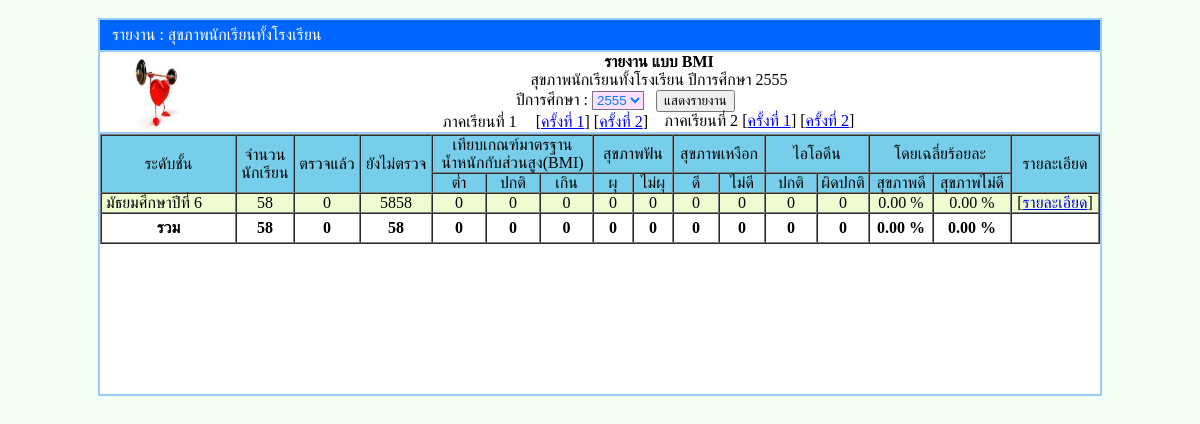
Screenshot of /smss/modules/health/report_all.php with the database file from the repository.
### tables this page shows
CREATE TABLE `health_base` (
  `base_id` int(5) NOT NULL auto_increment,
  `study_year` int(5) NOT NULL,
  `term` int(3) NOT NULL,
  `status` int(2) NOT NULL,
  PRIMARY KEY  (`base_id`)
);

CREATE TABLE `student_main_class` (
  `id` int(11) NOT NULL auto_increment,
  `class_code` tinyint(4) NOT NULL,
  `class_name` varchar(150) NOT NULL,
  PRIMARY KEY  (`id`),
  UNIQUE KEY `class_code` (`class_code`)
);

### smss/modules/health/report_all.php (the view, shortened to what the rows shown need)
<?php
 include "./modules/health/tab.php";
						 $check_room_sdT = 0;
						 $checkslwT = 0;
						 $total_nocheckT = 0;
						 $sum_lowT = 0;
						 $sum_norT = 0;
						 $sum_overT = 0;
						 $sum_gum_goodT = 0;
						 $sum_gum_noT = 0;
						 $sum_tooth_goodT = 0;
						 $sum_tooth_noT = 0;
						 $sum_iodine_goodT = 0;
						 $sum_iodine_noT = 0;
						 $sum_percen_goodT = 0;
						 $sum_percen_noT = 0;
						 $tosT = 0;
						 $tos = 0;
						$total_sum_low = 0;
						$total_sum_gum_good = 0;
						$total_sum_iodine_good = 0;
						$total_sum_gum_no = 0;
						$total_sum_iodine_no = 0;
						$total_sum_tooth_good = 0;
						$sum_percen_no = 0;
						$sum_percen_good = 0;
						$sumtotal = 0;
						$sumtotal_no = 0;
						$total_sum_tooth_no = 0;
						$total_sum_nor = 0;
						$total_sum_over = 0;
						$gum_good = 0;
				$sqlbs="SELECT * FROM health_base   WHERE status='1'";
				$resultbs=mysql_query($sqlbs);
				$rowbs=mysql_fetch_array($resultbs);
				if(isset($_REQUEST['year_in'])){
					$year_in=$_REQUEST['year_in'];
					$year_bs = $year_in;
					$ck="";
					$tm="";
				}else{
					$year_bs=$rowbs['study_year'];
					$ck="";
					$tm="";
					}
		if(isset($_REQUEST['ck']) && isset($_REQUEST['tm'])){
			$ck=$_REQUEST['ck'];
			$tm=$_REQUEST['tm'];
		}else{
				$ck="1";
				$tm="1";
		}
	?>
<head>
<link rel='stylesheet' href='modules/health/config_color.css'>
</head>
<body topmargin="0" bgcolor="#F4FFF4">
<br>
<table width="1000" border="1" align="center" cellpadding="0" cellspacing="0" bordercolor="#99CCFF" bgcolor="#FFFFFF">
  <tr>
    <td>
	<table width="1000" border="0" cellspacing="0" cellpadding="0">
      <tr>
        <td width="118" rowspan="3" align="center" valign="middle"><img src='modules/health/iconH/logospt.jpg' width='80' height='80' border='0'></td>
        <td colspan="2" align="center"><strong>รายงาน แบบ BMI</strong><br>
        สุขภาพนักเรียนทั้งโรงเรียน ปีการศึกษา
          <?php echo $year_bs;?></td>
        </tr>
         <form name="form1" action="?option=health&&task=report_all" method="post" enctype="multipart/form-data">
      <tr>
        <td align="right">ปีการศึกษา :
        <select name="year_in" class="colortext">
        <?php
			  if($year_bs !=""){
				  echo"<option value='$year_bs'>$year_bs</option>";
				  }
		?>
        </select>
        &nbsp;&nbsp;</td>
      </tr>
      </form>
    </table></td>
  </tr>
  <tr>
    <td height="260"  valign="top">
	<table width="1000" border="1" align="center" cellpadding="0" cellspacing="0">
      <?php
					$sqlCK="SELECT* FROM student_main_class";
					$resultCK=mysql_query($sqlCK);
					$bg="";
				while($recordCK=mysql_fetch_array($resultCK))
					{
				$class_code=$recordCK['class_code'];
				$class_name=$recordCK['class_name'];
				$c1="#DDF4F9";
			 	$c2="#EEFCCF";
				if($bg==$c1){
				$bg=$c2;
				}else{
				$bg=$c1;
				}
				?>
				<?php
      			 	$sqlSM="SELECT DISTINCT room FROM student_main  WHERE class_now='$class_code'";
						$resultSM=mysql_query($sqlSM);
						$check_room_SM=mysql_num_rows($resultSM);
						if($check_room_SM!=0 && $check_room_SM!=1){
						$lp=0;
						while($recordSM=mysql_fetch_array($resultSM))
					{
					$room=$recordSM['room'];
					 	$sqlsd="SELECT  * FROM student_main  WHERE class_now='$class_code'AND room='$room' AND status='0'";
						$resultsd=mysql_query($sqlsd);
						$check_room_sd=mysql_num_rows($resultsd);
        $sqlslw="SELECT* FROM health_checking WHERE room='$recordSM[room]'&&class_now='$class_code'&&year_std='$year_bs'&&number_check='$ck'&&term_std='$tm'";
		  		$resultslw=mysql_query($sqlslw);
				$checkslw=mysql_num_rows($resultslw);
						$sum_low=0;
						$sum_nor=0;
						$sum_over=0;
						$sum_gum_good=0;
						$sum_gum_no=0;
						$sum_tooth_good=0;
						$sum_tooth_no=0;
						$sum_iodine_good=0;
						$sum_iodine_no=0;
				 $slw=1;
					while($recordslw=mysql_fetch_array($resultslw))
	{
				$weight=$recordslw['weight'];
				$tall=$recordslw['tall'];
					if($weight!=""||$tall!=""){
						$tall_mes=($tall/100);
						$sum_tall=($tall_mes*$tall_mes);
						$total=$weight/$sum_tall;
							$total_con =	number_format($total,2);
							  if($total_con < 18.50){
								  $action_show="ผอม";
								  $sum_low=$sum_low+1;
								  $total_sum_low=$total_sum_low+$sum_low;
							  }else if($total_con >= 18.50 && $total_con <= 22.99){
								  $action_show="ปกติ";
								    $sum_nor=$sum_nor+1;
									$total_sum_nor=$total_sum_nor+$sum_nor;
							  }else if($total_con > 22.99){
								  $action_show="น้ำหนักเกิน เป็นต้นไป";
								    $sum_over=$sum_over+1;
									$total_sum_over=$total_sum_over+$sum_over;
							  }else{ $action_show=""; }
						}else{$action_show="-";}
					if($recordslw['gum']!=""){
						if($recordslw['gum']=="ไม่มี"){
					$sum_gum_good=$sum_gum_good+1;
					$total_sum_gum_good=$total_sum_gum_good+$sum_gum_good;
					}else{
					$sum_gum_no=$sum_gum_no+1;
					$total_sum_gum_no=$total_sum_gum_no+$sum_gum_no;
							}
					}
						if($recordslw['tooth']!=""){
						if($recordslw['tooth']=="ไม่ผุ"){
					$sum_tooth_good=$sum_tooth_good+1;
					$total_sum_tooth_good=$total_sum_tooth_good+$sum_tooth_good;
					}else{
					$sum_tooth_no=$sum_tooth_no+1;
					$total_sum_tooth_no=$total_sum_tooth_no+$sum_tooth_no;
							}
					}
						if($recordslw['iodine']!=""){
						if($recordslw['iodine']=="ปกติ"){
					$sum_iodine_good=$sum_iodine_good+1;
					$total_sum_iodine_good=$total_sum_iodine_good+$sum_iodine_good;
					}else{
					$sum_iodine_no=$sum_iodine_no+1;
					$total_sum_iodine_no=$total_sum_iodine_no+$sum_iodine_no;
							}
					}
						$slw++;
						$t_low=(($sum_low*100)/$checkslw);
						$t_over=(($sum_over*100)/$checkslw);
						$t_gum=(($sum_gum_no*100)/$checkslw);
						$t_tooth=(($sum_tooth_no*100)/$checkslw);
						$t_iodine=(($sum_iodine_no*100)/$checkslw);
						$tno_nor=(($sum_nor*100)/$checkslw);
						$tno_gum=(($gum_good*100)/$checkslw);
						$tno_tooth=(($sum_tooth_good*100)/$checkslw);
						$tno_iodine=(($sum_iodine_good*100)/$checkslw);
						$sum_percen_no=(($t_low+$t_over+$t_gum+$t_tooth+$t_iodine)*$checkslw*4)/100;
						$sum_percen_good=(($tno_nor+$tno_gum+$tno_tooth+$tno_iodine)*$checkslw*4)/100;
						$tos=$sum_percen_no+$sum_percen_good;
						$sumtotal=($sum_percen_good*100)/$tos;
						$sumtotal_no=($sum_percen_no*100)/$tos;
			}
		?>
      <tr bgcolor="<?php echo $bg;?>" onMouseOver="this.className='menu-over'" onMouseOut="this.className='menu'" class="menu">
        <td  align="left" valign="middle">
        <?php if($recordSM['room']==0 || $recordSM['room']=="") {?>
        <?php echo"$t1$class_name";  }else{?>
          <?php echo"$t1$class_name/".$recordSM['room'];  }?>        </td>
        <td align="center" valign="middle"><?php echo $check_room_sd;?></td>
        <td align="center" valign="middle"><?php echo $checkslw;?></td>
        <td align="center" valign="middle"><?php  $total_nocheck=$check_room_sd - $checkslw; echo"$total_nocheck";?></td>
        <td align="center" valign="middle"><?php echo $sum_low;?></td>
        <td align="center" valign="middle"><?php echo $sum_nor;?></td>
        <td align="center" valign="middle"><?php echo $sum_over;?></td>
        <td align="center" valign="middle"><?php echo $sum_tooth_no;?></td>
        <td align="center" valign="middle"><?php echo $sum_tooth_good;?></td>
        <td align="center" valign="middle"><?php echo $sum_gum_good;?></td>
        <td align="center" valign="middle"><?php echo $sum_gum_no;?></td>
        <td align="center" valign="middle"><?php echo $sum_iodine_good;?></td>
        <td align="center" valign="middle"><?php echo $sum_iodine_no;?></td>
        <td align="center" valign="middle"><?php echo number_format($sumtotal,2,'.',',');?> %</td>
        <td align="center" valign="middle"><?php echo number_format($sumtotal_no,2,'.',',');?> %</td>
        <td align="center" valign="middle">[<a href="?option=health&task=report_all_type_room&class_code=<?php echo $class_code;?>&room=<?php echo $room;?>&year_in=<?php echo $year_bs;?>&ck=<?php echo $ck;?>&tm=<?php echo $tm;?>">รายละเอียด</a>]</td>
		</tr>
             <?php
			 			 $check_room_sdT = $check_room_sdT + $check_room_sd;
						 $checkslwT = $checkslwT + $checkslw;
						 $total_nocheckT = $total_nocheckT + $total_nocheck;
			 			$sum_lowT = $sum_lowT + $sum_low;
						$sum_norT = $sum_norT + $sum_nor;
						$sum_overT = $sum_overT + $sum_over;
						$sum_gum_goodT = $sum_gum_goodT + $sum_gum_good;
						$sum_gum_noT = $sum_gum_noT + $sum_gum_no;
						$sum_tooth_goodT = $sum_tooth_goodT + $sum_tooth_good;
						$sum_tooth_noT = $sum_tooth_noT + $sum_tooth_no;
						$sum_iodine_goodT = $sum_iodine_goodT + $sum_iodine_good;
						$sum_iodine_noT = $sum_iodine_noT + $sum_iodine_no;
						$sum_percen_goodT = $sum_percen_goodT + $sum_percen_good;
						$sum_percen_noT = $sum_percen_noT + $sum_percen_no;
						$tosT = $tosT + $tos;
			 			$sum_low=0;
						$sum_nor=0;
						$sum_over=0;
						$sum_gum_good=0;
						$sum_gum_no=0;
						$sum_tooth_good=0;
						$sum_tooth_no=0;
						$sum_iodine_good=0;
						$sum_iodine_no=0;
						$sumtotal=0;
						$sumtotal_no=0;
						$t_low=0;
						$t_over=0;
						$t_gum=0;
						$t_tooth=0;
						$t_iodine=0;
						$tno_nor=0;
						$tno_gum=0;
						$tno_tooth=0;
						$tno_iodine=0;
			 	$lp++;
			 }
						}else{
						while($recordSM=mysql_fetch_array($resultSM))
					{
					 	$sqlsd2="SELECT  * FROM student_main  WHERE class_now='$class_code'  AND status='0'";
						$resultsd2=mysql_query($sqlsd2);
						$check_room_sd2=mysql_num_rows($resultsd2);
                         ?>
                           <?php
      			$sqlslw2="SELECT* FROM health_checking WHERE class_now='$class_code'&&year_std='$year_bs'&&number_check='$ck'&&term_std='$tm'";
		  		$resultslw2=mysql_query($sqlslw2);
				$checkslw2=mysql_num_rows($resultslw2);
						$sum_low=0;
						$sum_nor=0;
						$sum_over=0;
						$sum_gum_good=0;
						$sum_gum_no=0;
						$sum_tooth_good=0;
						$sum_tooth_no=0;
						$sum_iodine_good=0;
						$sum_iodine_no=0;
		?>
      <tr bgcolor="<?php echo $bg;?>"  onmouseover="this.className='menu-over'" onMouseOut="this.className='menu'" class="menu">
        <td  align="left" valign="middle">
          <?php echo"$t1$class_name";  ?>        </td>
        <td align="center" valign="middle"><?php echo $check_room_sd2;?></td>
        <td align="center" valign="middle"><?php echo $checkslw2;?></td>
        <td align="center" valign="middle"><?php echo $total_nocheck=$check_room_sd2-$checkslw2; echo"$total_nocheck";?></td>
        <td align="center" valign="middle"><?php echo $sum_low;?></td>
        <td align="center" valign="middle"><?php echo $sum_nor;?></td>
        <td align="center" valign="middle"><?php echo $sum_over;?></td>
        <td align="center" valign="middle"><?php echo $sum_tooth_no;?></td>
        <td align="center" valign="middle"><?php echo $sum_tooth_good;?></td>
        <td align="center" valign="middle"><?php echo $sum_gum_good;?></td>
        <td align="center" valign="middle"><?php echo $sum_gum_no;?></td>
        <td align="center" valign="middle"><?php echo $sum_iodine_good;?></td>
        <td align="center" valign="middle"><?php echo $sum_iodine_no;?></td>
        <td align="center" valign="middle"><?php echo number_format($sumtotal,2,'.',',');?> %</td>
        <td align="center" valign="middle"><?php echo number_format($sumtotal_no,2,'.',',');?> %</td>
        <td align="center" valign="middle">[<a href="?option=health&task=report_all_type_room&class_code=<?php echo $class_code;?>&year_in=<?php echo $year_bs;?>&ck=<?php echo $ck;?>&tm=<?php echo $tm;?>">รายละเอียด</a>]</td>
		</tr>
             <?php
						 $check_room_sdT = $check_room_sdT + $check_room_sd2;
						 $checkslwT = $checkslwT + $checkslw2;
						 $total_nocheckT = $total_nocheckT + $total_nocheck;
			 			$sum_lowT = $sum_lowT + $sum_low;
						$sum_norT = $sum_norT + $sum_nor;
						$sum_overT = $sum_overT + $sum_over;
						$sum_gum_goodT = $sum_gum_goodT + $sum_gum_good;
						$sum_gum_noT = $sum_gum_noT + $sum_gum_no;
						$sum_tooth_goodT = $sum_tooth_goodT + $sum_tooth_good;
						$sum_tooth_noT = $sum_tooth_noT + $sum_tooth_no;
						$sum_iodine_goodT = $sum_iodine_goodT + $sum_iodine_good;
						$sum_iodine_noT = $sum_iodine_noT + $sum_iodine_no;
						$sum_percen_goodT = $sum_percen_goodT + $sum_percen_good;
						$sum_percen_noT = $sum_percen_noT + $sum_percen_no;
						$tosT = $tosT + $tos;
						$sumtotal=0;
						$sumtotal_no=0;
			 }
								}
					}
		 				?>
    </table>
   	</td>
  </tr>
</table>
</body>
</html>

### rows the page displays
health_base: study_year "2555", year_in "2555"
student_main_class: class_name "มัธยมศึกษาปีที่ 6", check_room_sd2 "58", checkslw2 "0", checkslw2 "58", total_nocheck "58", sum_low "0", sum_nor "0", sum_over "0", sum_tooth_no "0", sum_tooth_good "0", sum_gum_good "0", sum_gum_no "0", sum_iodine_good "0", sum_iodine_no "0"

### other values shown
$check_room_sdT "58"
$checkslwT "0"
$total_nocheckT "58"
$sum_lowT "0"
$sum_norT "0"
$sum_overT "0"
$sum_tooth_noT "0"
$sum_tooth_goodT "0"
$sum_gum_goodT "0"
$sum_gum_noT "0"
$sum_iodine_goodT "0"
$sum_iodine_noT "0"
